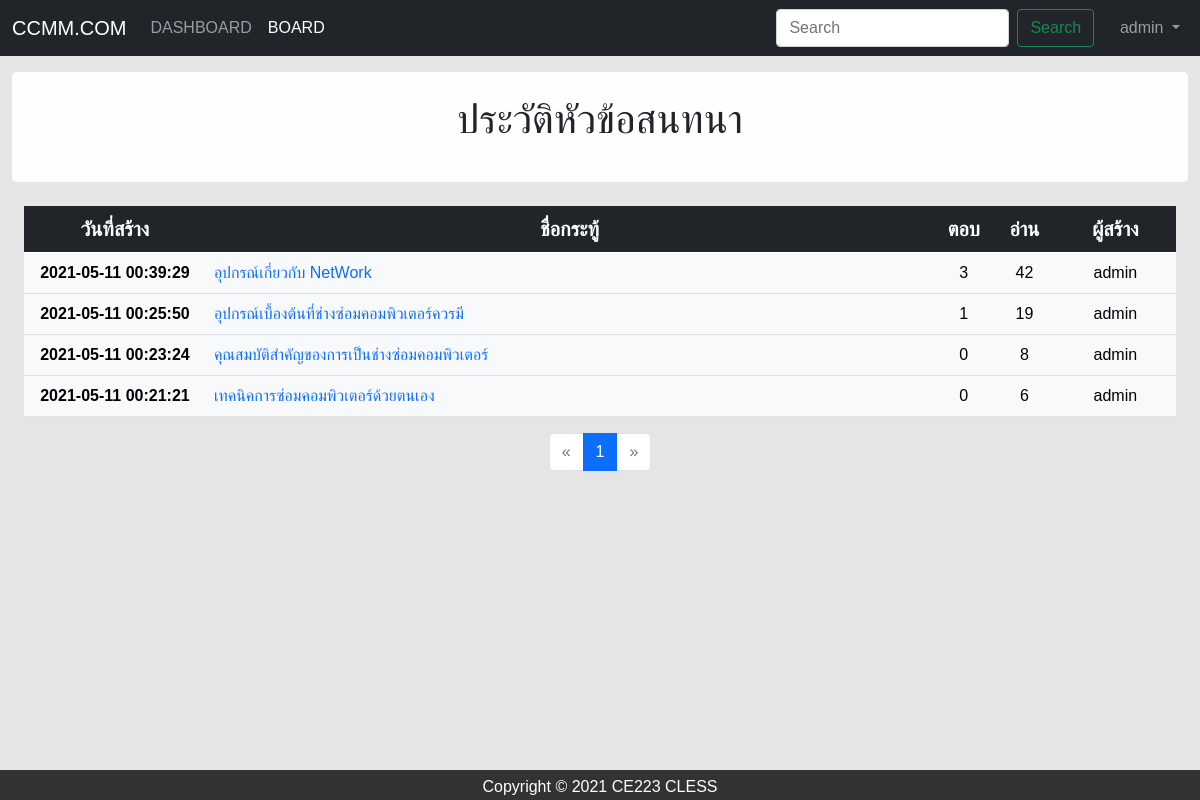
The page /user/board_history.php (signed in) on the database its author committed.
### tables this page shows
CREATE TABLE `board` (
  `b_id` int(11) NOT NULL,
  `u_id` int(11) NOT NULL,
  `b_title` text NOT NULL,
  `b_detail` text NOT NULL,
  `b_date` datetime NOT NULL,
  `b_view` int(10) NOT NULL,
  `b_reply` int(10) NOT NULL,
  `b_cate` varchar(1) NOT NULL
);

CREATE TABLE `masterlogin` (
  `ID` int(11) NOT NULL,
  `username` varchar(20) NOT NULL,
  `email` varchar(50) NOT NULL,
  `password` varchar(20) NOT NULL,
  `firstname` varchar(50) NOT NULL,
  `lastname` varchar(50) NOT NULL,
  `address` varchar(100) NOT NULL,
  `phone` varchar(10) NOT NULL,
  `role` varchar(5) NOT NULL,
  `text` varchar(200) NOT NULL,
  `nickname` varchar(20) NOT NULL,
  `sex` varchar(4) NOT NULL,
  `Github` varchar(50) NOT NULL,
  `Twitter` varchar(50) NOT NULL,
  `Instagram` varchar(50) NOT NULL,
  `Facebook` varchar(50) NOT NULL,
  `image` text NOT NULL
);

### user/board_history.php (the view, shortened to what this page needs)
<?php
    require_once '../connection.php';
    $id=$_SESSION['user_id'];
?>
<!DOCTYPE html>
<html lang="en">
<head>
    <link href="https://cdn.jsdelivr.net/npm/bootstrap@5.0.0-beta3/dist/css/bootstrap.min.css" rel="stylesheet">
    <link href="../style.css" rel="stylesheet">
    <?php if(isset($_SESSION['admin_login'])){?>
    <nav class="navbar navbar-expand-lg navbar-dark bg-dark">
      <div class="container-fluid">
        <a class="navbar-brand" href="../admin/admin_home.php?x=dashboard">CCMM.COM</a>
        <div class="collapse navbar-collapse" id="navbarSupportedContent">
          <ul class="navbar-nav me-auto">
            <li class="nav-item">
              <a class="nav-link " href="../admin/admin_home.php?x=dashboard">DASHBOARD</a>
            </li>
            <li class="nav-item">
              <a class="nav-link active" aria-current="page" href="blog.php?x&page">BOARD</a>
            </li>
          </ul>
          <form class="d-flex">
            <input class="form-control me-2" type="search" placeholder="Search" aria-label="Search">
            <button class="btn btn-outline-success" type="submit">Search</button>
          </form>
          <ul class="navbar-nav ml-auto">
          <li class="nav-item dropdown">
              <a class="nav-link dropdown-toggle" href="#" id="navbarDropdown" role="button" data-bs-toggle="dropdown" aria-expanded="false">
              &nbsp;&nbsp;&nbsp;&nbsp;<?php echo $_SESSION['admin_login']; ?>
              </a>
            </li>
            </ul>
        </div>
      </div>
    </nav><?php }?>
</head>
<body style="background-color:#E5E5E5;">
    <div class="container">
      <div class="row">
        <div class="col-12 col-sm-12 mt-3">
          <div class="alert alert-light" role="alert">
           <p class="fs-1 text-dark" align="center">ประวัติหัวข้อสนทนา</p>
          </div>
        </div>
      </div>
      <div class="container">
        <div class="col-12 col-sm-12 mt-2">
          <table class="table table-light">
            <thead>
              <tr class="fs-5 table-dark">
                <th scope="col" width="15%" class="text-center">วันที่สร้าง</th>
                <th scope="col" width="60%" class="text-center">ชื่อกระทู้</th>
                <th scope="col" width="5%" class="text-center">ตอบ</th>
                <th scope="col" width="5%" class="text-center">อ่าน</th>
                <th scope="col" width="10%" class="text-center">ผู้สร้าง</th>
              </tr>
            </thead>
            <tbody>
            <?php
            $page = $_GET['page'];
            $per_page = 10;
            if($page==""){$page=1;}
            $res = $db->query('SELECT COUNT(*) FROM board');
            $num_rows = $res->fetchColumn();
            $total_page =ceil($num_rows/$per_page);
            $start = ($page-1)*$per_page;
            $select_stmt = $db->prepare("SELECT * FROM board LEFT JOIN masterlogin ON board.u_id = masterlogin.ID WHERE u_id='$id' Order By b_id DESC LIMIT $start,10");
            $select_stmt->execute();
            while($row = $select_stmt->fetch(PDO::FETCH_ASSOC)) {
            ?>
              <tr>
                <th class="text-center"><?php echo $row['b_date']?></th>
                <td><a href="blog.php?x=show&b_id=<?php echo $row['b_id']?>&cate=<?php echo$row['b_cate'];?>&page"><?php echo $row['b_title']?></td>
                <td class="text-center"><?php echo $row['b_reply']?></td>
                <td class="text-center"><?php echo $row['b_view']?></td>
                <td class="text-center"><?php echo $row['username']?></td>
              </tr>
              <?php } ?>
            </tbody>
          </table>
          <nav aria-label="Page navigation example">
          <ul class="pagination justify-content-center">
            <li <?php if($page == 1) {echo 'class="page-item disabled"';}
                  else echo 'class="page-item"';?>>
              <a class="page-link" href="blog.php?x&page=<?php echo $page-1; ?>" aria-label="Previous">
                <span aria-hidden="true">&laquo;</span>
              </a>
            </li>
            <?php for($i=1;$i<=$total_page;$i++){ ?>
            <li <?php if($page == $i) echo 'class="page-item active"' ;?>><a class="page-link" href="blog.php?x&page=<?php echo($i); ?>"><?php echo $i;?></a></li>
              <?php } ?>
            <li <?php if($page >= $total_page) {echo 'class="page-item disabled"';}
                  else echo 'class="page-item"';?>>
              <a class="page-link" href="blog.php?x&page=<?php echo $page+1; ?>" aria-label="Next">
        <span aria-hidden="true">&raquo;</span>
      </a>
    </li>
  </ul>
</nav>
        </div>
      </div>
    </div>
    <footer>
  <p>Copyright &copy; <script>document.write(new Date().getFullYear());</script> CE223 CLESS</p>
</footer>
</body>
</html>

### style.css (style rules this page uses)
.container { max-width: 1300px; }
.container-fluid { max-width: 1700px; }
body { position: relative; padding-bottom: 58px; min-height: 100vh; }
footer { text-align: center; background-color: #333; color: #fff; padding: 5px; position: absolute; bottom: 0; width: 100%; height: 30px; }
* { margin: 0; padding: 0; box-sizing: border-box; font-family: 'Poppins' , sans-serif; }

### user/board_history.php (style rules this page uses)
A:link { text-decoration:none; }

### rows shown on the page
board: b_date "2021-05-11 00:39:29", b_title "อุปกรณ์เกี่ยวกับ NetWork", b_reply "3", b_view "42", u.username "admin"
board: b_date "2021-05-11 00:25:50", b_title "อุปกรณ์เบื้องต้นที่ช่างซ่อมคอมพิวเตอร์ควรมี", b_reply "1", b_view "19", u.username "admin"
board: b_date "2021-05-11 00:23:24", b_title "คุณสมบัติสำคัญของการเป็นช่างซ่อมคอมพิวเตอร์", b_reply "0", b_view "8", u.username "admin"
board: b_date "2021-05-11 00:21:21", b_title "เทคนิคการซ่อมคอมพิวเตอร์ด้วยตนเอง", b_reply "0", b_view "6", u.username "admin"

### other values the page prints
$_SESSION['admin_login'] "admin"
